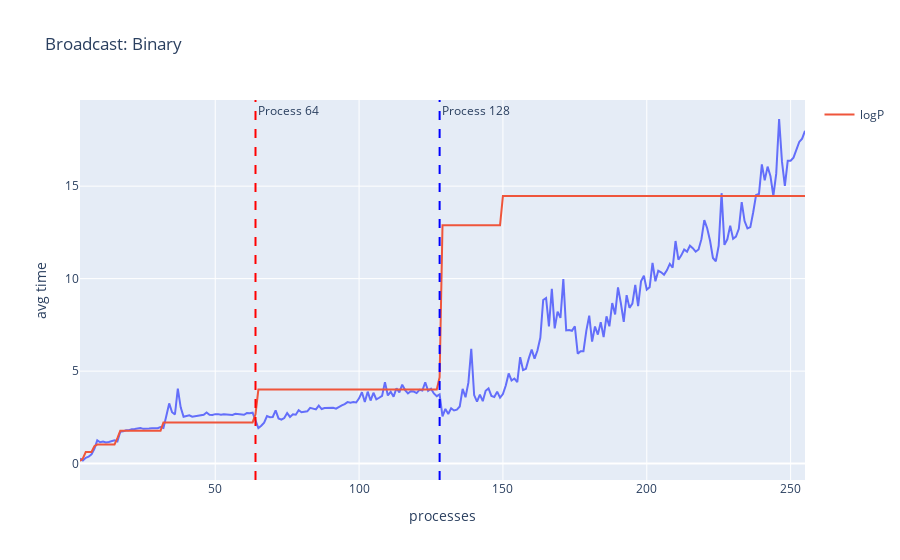

The code cell stored with this chart in its notebook:
### Code cell
fig = px.line(binary_df, x='processes', y='avg time', title="Broadcast: Binary")
t = go.Line(x=binary_df["processes"], y=binary_df['LogP'], name="logP")
fig.add_trace(t)


fig.add_vline(x=64, line_dash="dash", line_color="red", annotation_text="Process 64")
fig.add_vline(x=128, line_dash="dash", line_color="blue", annotation_text="Process 128")
fig

### Figure 1 — Plotly figure (JSON) as saved in the notebook; plotly's stock layout.template omitted (floating-point values rounded to 4 significant figures; data arrays with more than 128 entries replaced by an {"elided": "..."} marker saying what was removed)
{"data": [{"hovertemplate": "processes=%{x}<br>avg time=%{y}<extra></extra>", "legendgroup": "", "line": {"color": "#636efa", "dash": "solid"}, "marker": {"symbol": "circle"}, "mode": "lines", "name": "", "orientation": "v", "showlegend": false, "type": "scatter", "x": {"elided": "253 int values"}, "xaxis": "x", "y": {"elided": "253 float values"}, "yaxis": "y"}, {"name": "logP", "type": "scatter", "x": {"elided": "253 int values"}, "y": {"elided": "253 float values"}}], "layout": {"annotations": [{"showarrow": false, "text": "Process 64", "x": 64, "xanchor": "left", "xref": "x", "y": 1, "yanchor": "top", "yref": "y domain"}, {"showarrow": false, "text": "Process 128", "x": 128, "xanchor": "left", "xref": "x", "y": 1, "yanchor": "top", "yref": "y domain"}], "legend": {"tracegroupgap": 0}, "shapes": [{"line": {"color": "red", "dash": "dash"}, "type": "line", "x0": 64, "x1": 64, "xref": "x", "y0": 0, "y1": 1, "yref": "y domain"}, {"line": {"color": "blue", "dash": "dash"}, "type": "line", "x0": 128, "x1": 128, "xref": "x", "y0": 0, "y1": 1, "yref": "y domain"}], "title": {"text": "Broadcast: Binary"}, "xaxis": {"anchor": "y", "domain": [0, 1], "title": {"text": "processes"}}, "yaxis": {"anchor": "x", "domain": [0, 1], "title": {"text": "avg time"}}}}
